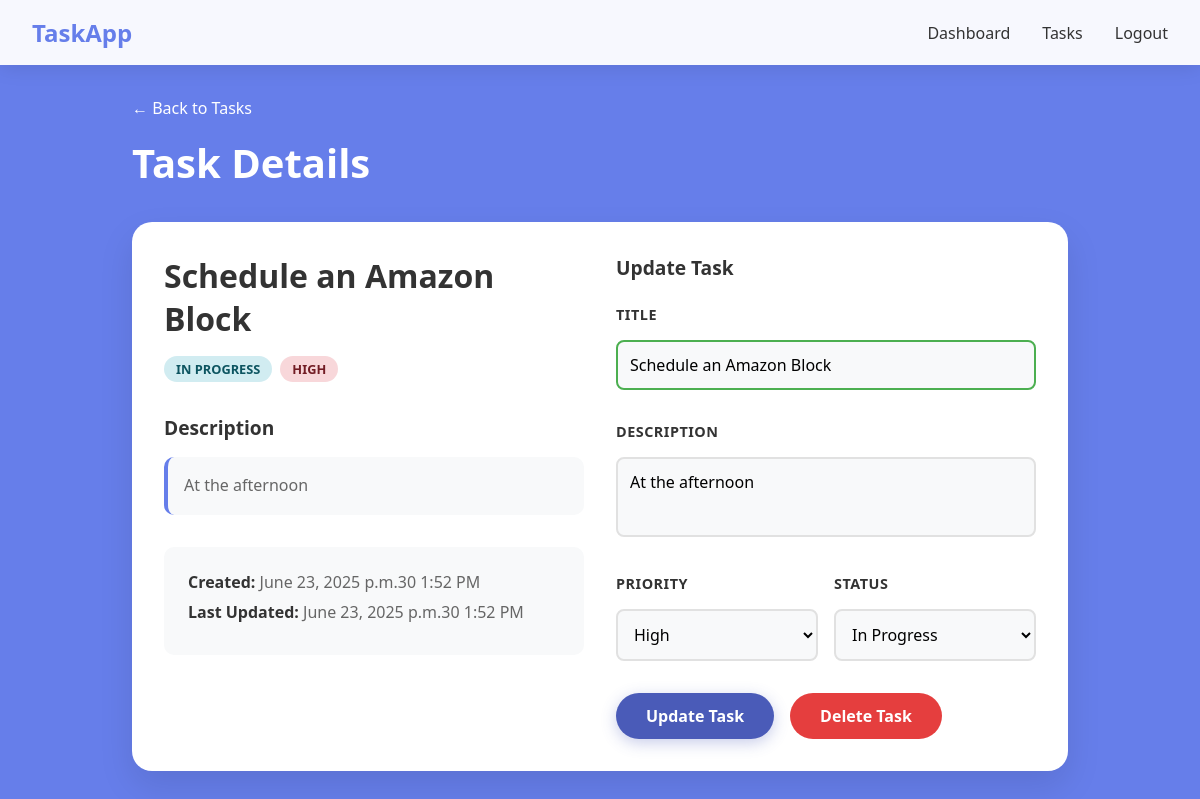
Page /tasks/6 (signed in) on the earlier database version.
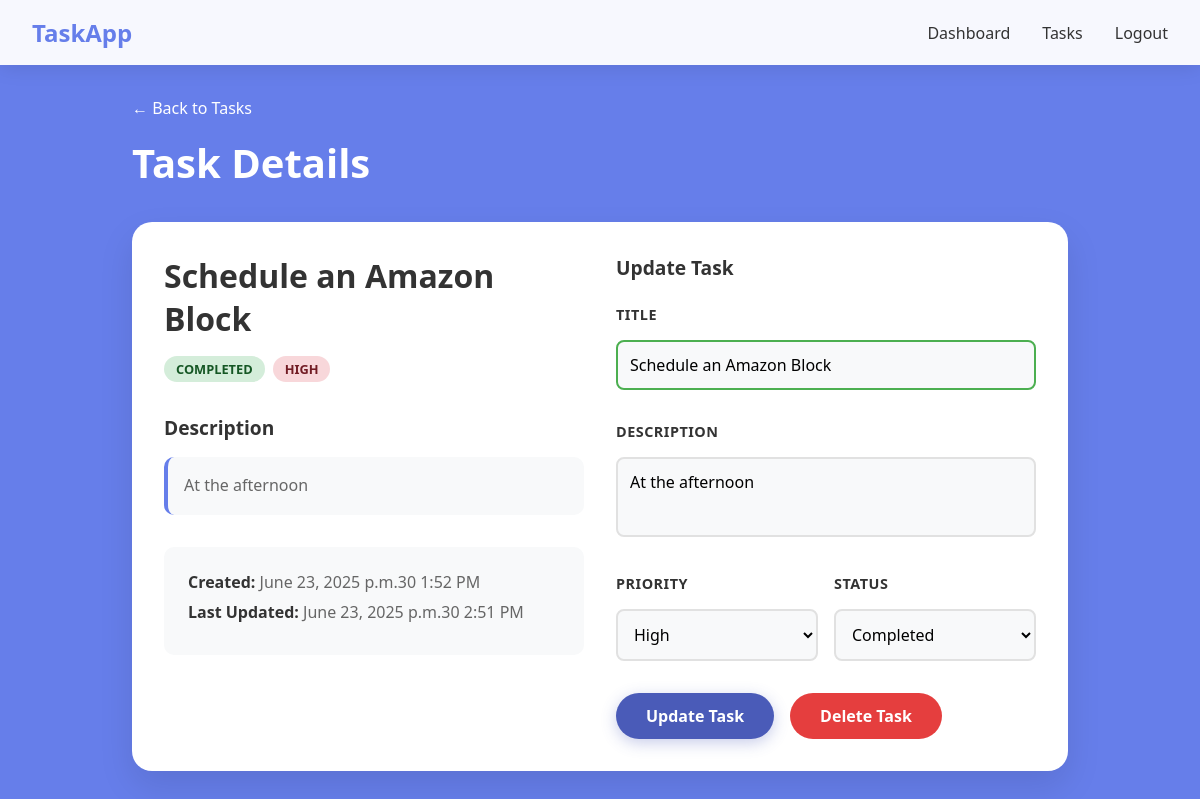
Same page on the later database version.
### tasks/models.py (models this page shows, shortened)
class Task(models.Model):
    class Priority(models.TextChoices):
        HIGH = 'high', 'High'
        MEDIUM = 'medium', 'Medium'
        LOW = 'low', 'Low'
    class Status(models.TextChoices):
        COMPLETED = 'completed', 'Completed'
        IN_PROGRESS = 'in_progress', 'In Progress'
        PENDING = 'pending', 'Pending'
    title = models.CharField(max_length=200)
    description = models.TextField(null=True, blank=True)
    created_at = models.DateTimeField(auto_now_add=True)
    updated_at = models.DateTimeField(auto_now=True)
    priority = models.CharField(max_length=10, choices=Priority.choices, default=Priority.LOW)
    status = models.CharField(max_length=20, choices=Status.choices, default=Status.PENDING)
    user = models.ForeignKey(User, on_delete=models.CASCADE)

### tasks/views.py (the view)
# urls.py: path('tasks/<int:id>', views.task_details, name='task_details'),
@login_required
def task_details(request, id):
    if request.method == "GET":
        try:
            task = Task.objects.get(pk=id, user=request.user)
        except Task.DoesNotExist:
            messages.error(request, 'Task not found or you do not have permission to access it')
            return redirect('tasks')
        form = TaskForm(instance=task)
        return render(request, 'task_details.html', {
            'form': form,
            'task': task
        })

### tasks/forms.py
class TaskForm(ModelForm):
    class Meta:
        model = Task
        fields = ['title', 'description', 'priority', 'status']

### tasks/templates/task_details.html (shortened to what this page needs)
{% extends 'base.html' %}
{% block content %}
    <div class="task-details-container">
        <div class="task-details-header">
            <a href="{% url 'tasks' %}" class="back-btn">← Back to Tasks</a>
            <h1>Task Details</h1>
        </div>
        <div class="task-details-card">
            <div class="task-info-section">
                <div class="task-title-section">
                    <h2>{{ task.title }}</h2>
                    <div class="task-badges">
                        <span class="task-status status-{{ task.status }}">{{ task.get_status_display }}</span>
                        <span class="task-priority priority-{{ task.priority }}">{{ task.get_priority_display }}</span>
                    </div>
                </div>
                {% if task.description %}
                    <div class="task-description-section">
                        <h3>Description</h3>
                        <p>{{ task.description }}</p>
                    </div>
                {% endif %}
                <div class="task-meta-section">
                    <div class="meta-item">
                        <strong>Created:</strong> {{ task.created_at|date:"F d, Y at g:i A" }}
                    </div>
                    <div class="meta-item">
                        <strong>Last Updated:</strong> {{ task.updated_at|date:"F d, Y at g:i A" }}
                    </div>
                </div>
            </div>
            <div class="task-form-section">
                <h3>Update Task</h3>
                <form method="post" action="{% url 'update_task' task.id %}" class="update-form" novalidate>
                    <div class="form-group">
                        <label for="{{ form.title.id_for_label }}">Title</label>
                        {{ form.title }}
                    </div>
                    <div class="form-group">
                        <label for="{{ form.description.id_for_label }}">Description</label>
                        {{ form.description }}
                    </div>
                    <div class="form-row">
                        <div class="form-group">
                            <label for="{{ form.priority.id_for_label }}">Priority</label>
                            {{ form.priority }}
                        </div>
                        <div class="form-group">
                            <label for="{{ form.status.id_for_label }}">Status</label>
                            {{ form.status }}
                        </div>
                    </div>
                    <div class="form-actions">
                        <button type="submit" class="btn btn-primary">Update Task</button>
                        <button type="button" class="btn btn-danger" onclick="deleteTask()">Delete Task</button>
                    </div>
                    </form>
            </div>
        </div>
    </div>
{% endblock %}

Differences in the rows shown:
changed Task "Schedule an Amazon Block": status "IN PROGRESS" → "COMPLETED"; updated_at "June 23, 2025 p.m.30 1:52 PM" → "June 23, 2025 p.m.30 2:51 PM"; status "In Progress" → "Completed"
